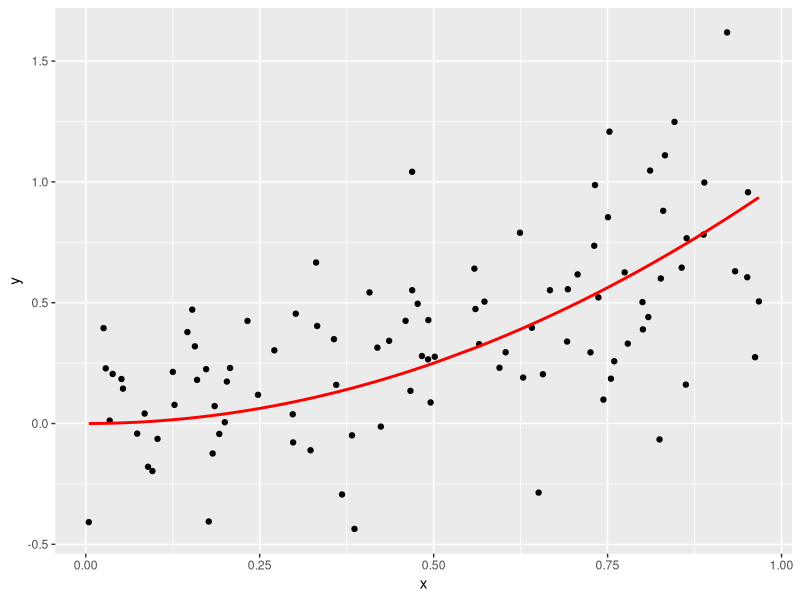

Here is the R script that generated this plot: (Note: this script raises an error after producing the figure.)
# Setup -------------------------------------------------------------------
library(tidyverse)
library(broom)

# Let these be:
# -true function f(x) for a one-dimensional predictor x
# -the standard deviation of the true epsilon i.e. the noise
f <- function(x) {
  x^2
}
sigma <- 0.3

# This function generates a random sample. Random in terms of both
# -the predictor x
# -the amount of noise eps
generate_sample <- function(f, n_sim, sigma) {
  data_frame(
    x = runif(n = n_sim, min = 0, max = 1),
    f_x = f(x),
    eps = rnorm(n = n_sim, mean = 0, sd = sigma),
    y = f_x + eps
  )
}



# Generate Training Data via Sampling -------------------------------------
train_data <- generate_sample(f, n_sim = 100, sigma = sigma)

# The true model f(x) is in red. We observe points (x,y). Here we are pretending
# to know the exact break down of y into f(x) and eps
ggplot(train_data, aes(x=x)) +
  geom_point(aes(y=y)) +
  geom_line(aes(y=f_x), col="red", size=1)

# In a realistic situation, we only know x & y, not f(x) & eps. So we should
# remove them
train_data <- train_data %>%
  select(x, y)



# Generate Test Data, Fit Model, and Get Predictions -------------------

# 1. Generate test data via sampling. Recall in test data, we only have the
# predictors x:
test_data <- generate_sample(f, n_sim = 100, sigma = sigma) %>%
  select(x)

# 2. Fit Model: Simple linear regression
model <- lm(y ~ x, dtrata)
train_data_augmented <- model %>%
  augment() %>%
  tbl_df()
# Plot fitted model to training data
ggplot(data=train_data_augmented, aes(x=x)) +
  geom_point(aes(y=y)) +
  geom_line(aes(y=.fitted), col="blue")

# 3. Get Predictions
# Note: we use augment(newdata=BLAH) here, since it works. This is equivalent
# to using the predict() function.
predictions <- model %>%
  augment(newdata=test_data) %>%
  tbl_df() %>%
  .[[".fitted"]]



# Main For Loop -------------------------------------------------
set.seed(76)
n_sim <- 10000

# Create new test data: a single point
x0 <- 0.95
test_data <- data_frame(x=x0)

# Save predictions here
predictions <- rep(0, n_sim)

for(i in 1:n_sim) {
  # FILL THIS IN:
  #sample training data
  ps_train <- train_data %>% 
    sample_frac(0.8)
  
  #build a model
  temp_model <- lm(y ~ x, data = ps_train)
  #predict for point x0
  predictions[i] <- predict(temp_model, newdata=test_data)
  

  if(i %% 100 == 0){
    print(i)
  }
}

# Pull the Curtain! Reveal truth: i.e. show all components we really know, but
# pretended not to:
set.seed(76)
truth <- data_frame(
  x = rep(x0, n_sim),
  f_x = f(x),
  eps = rnorm(n = n_sim, mean = 0, sd = 0.3),
  y = f_x + eps
  )

# Add predictions
truth <- truth %>%
  mutate(y_hat=predictions)

# Compute MSE, (Avg Bias of f_hat)^2, Variance of f_hat, sigma^2:
# FILL THIS IN:
output <- truth %>%
  #compute new cols
  mutate(mse = mean((y_hat-y)^2), bias = f_x-y_hat) %>%
  #output necessary data
  summarise(avg_mse = mean(mse), avg_bias_sq = mean(bias)^2, variance = var(y_hat), simga_sq = sd(eps)^2)

output